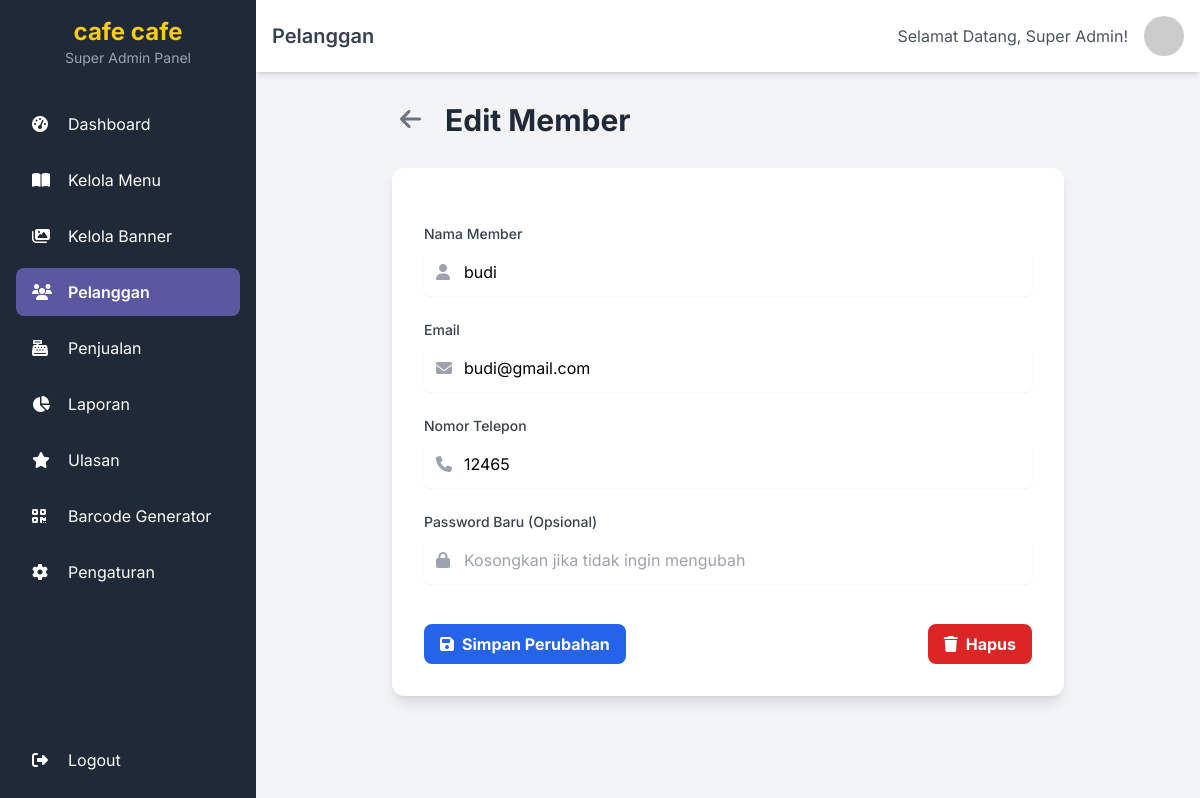
/superadmin/pelanggan/edit_pelanggan.php?id=2, run on the app's committed database.
### tables this page shows
CREATE TABLE `settings` (
  `id` int(11) NOT NULL,
  `setting_name` varchar(100) NOT NULL,
  `setting_value` text DEFAULT NULL
);

CREATE TABLE `members` (
  `id` int(11) NOT NULL,
  `name` varchar(255) NOT NULL COMMENT 'Nama lengkap member',
  `email` varchar(255) NOT NULL COMMENT 'Alamat email untuk login, harus unik',
  `password` varchar(255) NOT NULL COMMENT 'Password yang sudah di-hash',
  `phone_number` varchar(20) DEFAULT NULL COMMENT 'Nomor telepon member (opsional)',
  `points` int(11) DEFAULT 0 COMMENT 'Poin loyalitas member (opsional, untuk pengembangan selanjutnya)',
  `created_at` timestamp NOT NULL DEFAULT current_timestamp() COMMENT 'Waktu pendaftaran member',
  `profile_image_url` varchar(255) DEFAULT NULL
);

### superadmin/pelanggan/edit_pelanggan.php (the view, shortened to what this page needs)
<?php
require_once '../../db_connect.php';
$user_id = $_GET['id'] ?? null;
$user = null;
$sql_get = "SELECT id, name, email, phone_number FROM members WHERE id = ?";
if ($stmt_get = $conn->prepare($sql_get)) {
    $stmt_get->bind_param("i", $user_id);
    $stmt_get->execute();
    $result = $stmt_get->get_result();
    if ($result->num_rows === 1) {
        $user = $result->fetch_assoc();
    } else {
        $error_message = "Member tidak ditemukan.";
    }
}
require_once '../includes/header.php';
?>
<div class="container mx-auto">
    <div class="max-w-2xl mx-auto">
        <div class="flex items-center mb-6">
            <a href="pelanggan.php" title="Kembali" class="text-gray-500 hover:text-blue-600 transition duration-300 text-2xl p-2 rounded-full hover:bg-gray-100 mr-4">
                <i class="fas fa-arrow-left"></i>
            </a>
            <h1 class="text-3xl font-bold text-gray-800">Edit Member</h1>
        </div>
        <?php if ($user): ?>
            <div class="bg-white rounded-xl shadow-lg p-8">
                <form action="edit_pelanggan.php?id=<?= $user['id'] ?>" method="POST" class="space-y-6">
                    <div>
                        <label for="username" class="block text-sm font-medium text-gray-700 mb-1">Nama Member</label>
                        <div class="relative rounded-md shadow-sm">
                            <div class="pointer-events-none absolute inset-y-0 left-0 flex items-center pl-3">
                            </div>
                            <input type="text" name="username" id="username" class="block w-full rounded-md border-gray-300 pl-10 p-3" value="<?= htmlspecialchars($user['name']) ?>" required>
                        </div>
                    </div>
                    <div>
                        <label for="email" class="block text-sm font-medium text-gray-700 mb-1">Email</label>
                        <div class="relative rounded-md shadow-sm">
                            <div class="pointer-events-none absolute inset-y-0 left-0 flex items-center pl-3">
                            </div>
                            <input type="email" name="email" id="email" class="block w-full rounded-md border-gray-300 pl-10 p-3" value="<?= htmlspecialchars($user['email']) ?>" required>
                        </div>
                    </div>
                    <div>
                        <label for="phone_number" class="block text-sm font-medium text-gray-700 mb-1">Nomor Telepon</label>
                        <div class="relative rounded-md shadow-sm">
                            <div class="pointer-events-none absolute inset-y-0 left-0 flex items-center pl-3">
                            </div>
                            <input type="text" name="phone_number" id="phone_number" class="block w-full rounded-md border-gray-300 pl-10 p-3" value="<?= htmlspecialchars($user['phone_number'] ?? '') ?>">
                        </div>
                    </div>
                    <div>
                        <label for="password" class="block text-sm font-medium text-gray-700 mb-1">Password Baru (Opsional)</label>
                        <div class="relative rounded-md shadow-sm">
                            <div class="pointer-events-none absolute inset-y-0 left-0 flex items-center pl-3">
                            </div>
                            <input type="password" name="password" id="password" class="block w-full rounded-md border-gray-300 pl-10 p-3" placeholder="Kosongkan jika tidak ingin mengubah">
                        </div>
                    </div>
                    <div class="pt-4 flex justify-between items-center">
                        <button type="submit" class="bg-blue-600 hover:bg-blue-700 text-white font-bold py-2 px-4 rounded-lg flex items-center">
                            <i class="fas fa-save mr-2"></i> Simpan Perubahan
                        </button>
                        <a href="hapus_pelanggan.php?id=<?= $user['id'] ?>" onclick="return confirm('Apakah Anda yakin ingin menghapus member ini? Tindakan ini tidak dapat dibatalkan.')" class="bg-red-600 hover:bg-red-700 text-white font-bold py-2 px-4 rounded-lg flex items-center">
                            <i class="fas fa-trash mr-2"></i> Hapus
                        </a>
                    </div>
                </form>
            </div>
        <?php endif; ?>
    </div>
</div>
<?php
require_once '../includes/footer.php';
?>

### superadmin/includes/header.php (shortened to what this page needs)
<?php
require_once __DIR__ . '/../../config.php';
$nama_toko = 'Toko Kopi Anda';
try {
    $stmt = $pdo->prepare("SELECT setting_value FROM settings WHERE setting_name = 'cafe_name'");
    $stmt->execute();
    $pengaturan = $stmt->fetch(PDO::FETCH_ASSOC);
    if ($pengaturan && !empty($pengaturan['setting_value'])) {
        $nama_toko = $pengaturan['setting_value'];
    }
} catch (PDOException $e) {
}
?>
<!DOCTYPE html>
<html lang="id">
<head>
    <script src="https://cdn.tailwindcss.com"></script>
    <link rel="stylesheet" href="https://cdnjs.cloudflare.com/ajax/libs/font-awesome/6.5.1/css/all.min.css">
</head>
<body class="bg-gray-100 h-screen overflow-hidden relative">
    <div class="flex h-full">
        <aside id="sidebar" class="w-64 bg-gray-800 text-white p-4 flex-col fixed inset-y-0 left-0 transform -translate-x-full md:relative md:translate-x-0 transition-transform duration-300 ease-in-out z-30 flex">
            <div class="mb-8 text-center">
                <h1 class="text-2xl font-bold text-yellow-400"><?= htmlspecialchars($nama_toko) ?></h1>
                <p class="text-sm text-gray-400">Super Admin Panel</p>
            </div>
            <nav class="flex-grow">
                <a href="<?= BASE_URL ?>superadmin/index.php" class="sidebar-link flex items-center py-3 px-4 rounded-lg transition duration-200 hover:bg-gray-700">
                    <i class="fas fa-tachometer-alt w-6 mr-3"></i> Dashboard
                </a>
                <a href="<?= BASE_URL ?>superadmin/menu/kelolamenu.php" class="sidebar-link flex items-center py-3 px-4 rounded-lg transition duration-200 hover:bg-gray-700 mt-2">
                    <i class="fas fa-book-open w-6 mr-3"></i> Kelola Menu
                </a>
                <a href="<?= BASE_URL ?>superadmin/banner/kelola_banner.php" class="sidebar-link flex items-center py-3 px-4 rounded-lg transition duration-200 hover:bg-gray-700 mt-2">
                    <i class="fas fa-images w-6 mr-3"></i> Kelola Banner
                </a>
                <a href="<?= BASE_URL ?>superadmin/pelanggan/pelanggan.php" class="sidebar-link flex items-center py-3 px-4 rounded-lg transition duration-200 hover:bg-gray-700 mt-2">
                    <i class="fas fa-users w-6 mr-3"></i> Pelanggan
                </a>
                <a href="<?= BASE_URL ?>superadmin/penjualan/penjualan.php" class="sidebar-link flex items-center py-3 px-4 rounded-lg transition duration-200 hover:bg-gray-700 mt-2">
                    <i class="fas fa-cash-register w-6 mr-3"></i> Penjualan
                </a>
                <a href="<?= BASE_URL ?>superadmin/laporan.php" class="sidebar-link flex items-center py-3 px-4 rounded-lg transition duration-200 hover:bg-gray-700 mt-2">
                    <i class="fas fa-chart-pie w-6 mr-3"></i> Laporan
                </a>
                <a href="<?= BASE_URL ?>superadmin/ulasan.php" class="sidebar-link flex items-center py-3 px-4 rounded-lg transition duration-200 hover:bg-gray-700 mt-2">
                    <i class="fas fa-star w-6 mr-3"></i> Ulasan
                </a>
                <a href="<?= BASE_URL ?>superadmin/barcode_generator.php" class="sidebar-link flex items-center py-3 px-4 rounded-lg transition duration-200 hover:bg-gray-700 mt-2">
                    <i class="fas fa-qrcode w-6 mr-3"></i> Barcode Generator
                </a>
                <a href="<?= BASE_URL ?>superadmin/pengaturan.php" class="sidebar-link flex items-center py-3 px-4 rounded-lg transition duration-200 hover:bg-gray-700 mt-2">
                    <i class="fas fa-cog w-6 mr-3"></i> Pengaturan
                </a>
            </nav>
            <div class="mt-auto">
                <a href="<?= BASE_URL ?>logout.php" class="sidebar-link flex items-center py-3 px-4 rounded-lg transition duration-200 hover:bg-red-700 mt-2">
                    <i class="fas fa-sign-out-alt w-6 mr-3"></i> Logout
                </a>
            </div>
        </aside>
        <div class="flex-1 flex flex-col overflow-hidden">
            <header class="bg-white shadow-md p-4 flex justify-between items-center sticky top-0 z-10">
                <div class="flex items-center">
                    <h2 class="text-xl font-semibold text-gray-700" id="page-title">Dashboard</h2>
                </div>
                <div class="flex items-center">
                    <span class="text-gray-600 mr-4 hidden sm:block">Selamat Datang, Super Admin!</span>
                    <img src="https://placehold.co/40x40/5958A1/FFFFFF?text=A" alt="Admin" class="rounded-full">
                </div>
            </header>
            <main class="p-6 flex-1 overflow-y-auto">

### superadmin/includes/header.php (style rules this page uses)
body { font-family: 'Inter', sans-serif; }
.sidebar-link.active { background-color: #5958A1; color: #FFFFFF; font-weight: 600; }
.sidebar-link.active i { color: #FFFFFF; }

### data on the page
settings: setting_value "cafe cafe"
members: username "budi", email "budi@gmail.com", phone_number "12465"
